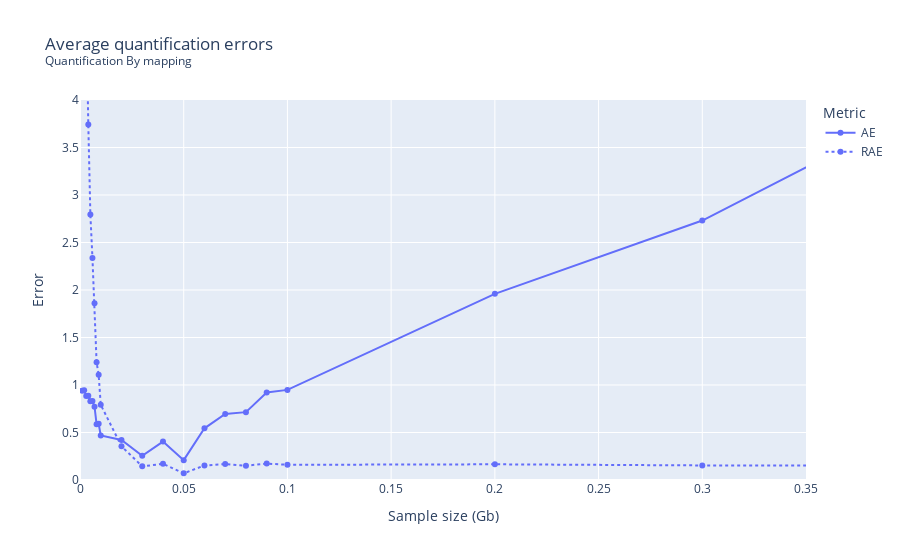

Notebook code cell kept with this figure:
### Code cell
fig = px.line(df_avg, x="readsGB",y="value",line_dash="Metric",
              labels={"value": "Error", "readsGB": "Sample size (Gb)"},
              markers=True,
             title="Average quantification errors<br><sup>Quantification By mapping<sup>")
fig.update_layout(xaxis_range=[0,0.35], yaxis_range=[0,4])

### Figure 1 — Plotly figure (JSON) as saved in the notebook; plotly's stock layout.template omitted (floating-point values rounded to 4 significant figures)
{"data": [{"hovertemplate": "Metric=AE<br>Sample size (Gb)=%{x}<br>Error=%{y}<extra></extra>", "legendgroup": "AE", "line": {"color": "#636efa", "dash": "solid"}, "marker": {"symbol": "circle"}, "mode": "markers+lines", "name": "AE", "orientation": "v", "showlegend": true, "type": "scatter", "x": [0.001, 0.002, 0.003, 0.004, 0.005, 0.006, 0.007, 0.008, 0.009, 0.01, 0.02, 0.03, 0.04, 0.05, 0.06, 0.07, 0.08, 0.09, 0.1, 0.2, 0.3, 0.4, 0.5, 0.6, 0.7, 0.8, 0.9, 1], "xaxis": "x", "y": [0.9407, 0.9439, 0.8846, 0.8877, 0.8284, 0.8316, 0.7723, 0.588, 0.5912, 0.4694, 0.4216, 0.2555, 0.4044, 0.209, 0.5441, 0.6954, 0.7144, 0.9209, 0.9484, 1.959, 2.731, 3.85, 4.531, 5.4, 6.206, 7.263, 7.881, 8.813], "yaxis": "y"}, {"hovertemplate": "Metric=RAE<br>Sample size (Gb)=%{x}<br>Error=%{y}<extra></extra>", "legendgroup": "RAE", "line": {"color": "#636efa", "dash": "dot"}, "marker": {"symbol": "circle"}, "mode": "markers+lines", "name": "RAE", "orientation": "v", "showlegend": true, "type": "scatter", "x": [0.001, 0.002, 0.003, 0.004, 0.005, 0.006, 0.007, 0.008, 0.009, 0.01, 0.02, 0.03, 0.04, 0.05, 0.06, 0.07, 0.08, 0.09, 0.1, 0.2, 0.3, 0.4, 0.5, 0.6, 0.7, 0.8, 0.9, 1], "xaxis": "x", "y": [15.86, 7.957, 4.971, 3.742, 2.793, 2.337, 1.86, 1.239, 1.107, 0.7914, 0.3554, 0.1436, 0.1704, 0.07047, 0.1529, 0.1675, 0.1506, 0.1725, 0.1599, 0.1652, 0.1535, 0.1623, 0.1528, 0.1517, 0.1495, 0.1531, 0.1476, 0.1486], "yaxis": "y"}], "layout": {"legend": {"title": {"text": "Metric"}, "tracegroupgap": 0}, "title": {"text": "Average quantification errors<br><sup>Quantification By mapping<sup>"}, "xaxis": {"anchor": "y", "domain": [0, 1], "range": [0, 0.35], "title": {"text": "Sample size (Gb)"}}, "yaxis": {"anchor": "x", "domain": [0, 1], "range": [0, 4], "title": {"text": "Error"}}}}
